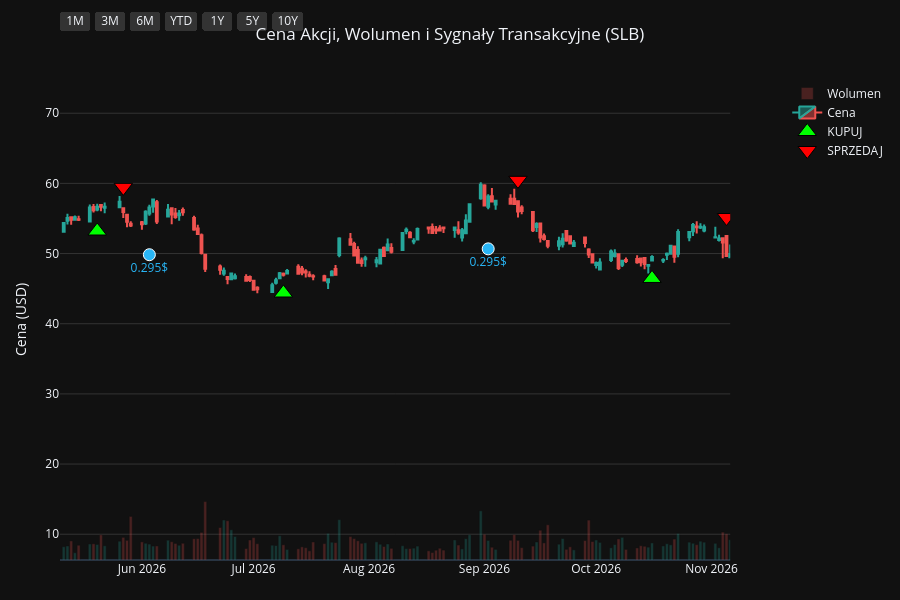
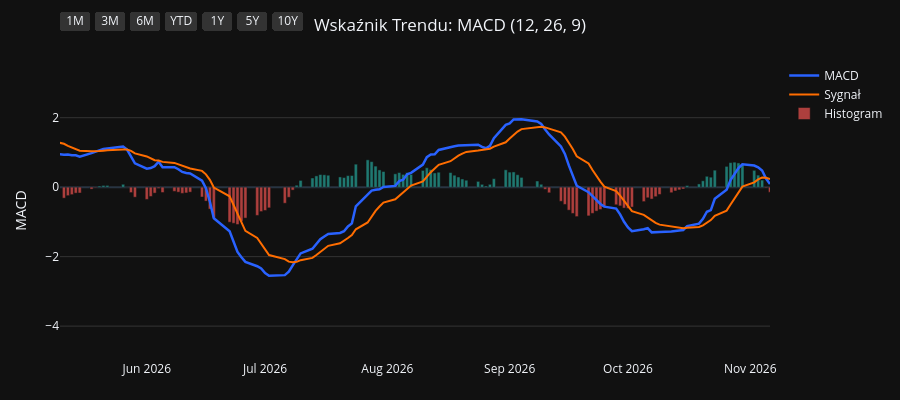
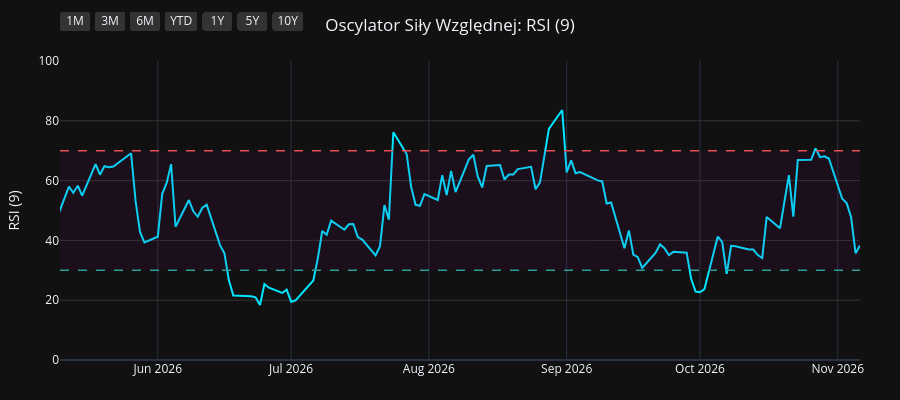
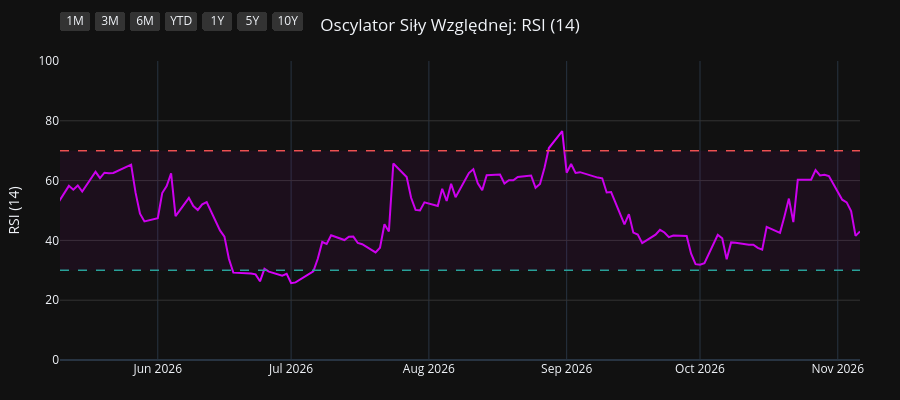

The notebook cell saved with these charts, in order:
### Code cell
import os
import yfinance as yf
import pandas as pd
import pandas_ta as ta
import plotly.graph_objects as go
from plotly.subplots import make_subplots

# 1. Pobranie i przygotowanie danych
symbol = os.environ.get("STOCK_TICKER", "").strip().upper()
if not symbol:
    raise RuntimeError("Set STOCK_TICKER before running price_extractor.ipynb")
df = yf.Ticker(symbol).history(period="10y")
df.index = df.index.tz_localize(None)

# Wskaźniki i sygnały
df.ta.macd(fast=12, slow=26, signal=9, append=True)
df.ta.rsi(length=9, append=True)
df.ta.rsi(length=14, append=True)
df.ta.rsi(length=21, append=True)
df.dropna(inplace=True)

macd = df['MACD_12_26_9']
signal = df['MACDs_12_26_9']
wczorajszy_macd = macd.shift(1)
wczorajszy_signal = signal.shift(1)

df['Decyzja'] = 'BRAK'
df.loc[(macd > signal) & (wczorajszy_macd <= wczorajszy_signal), 'Decyzja'] = 'KUPUJ'
df.loc[(macd < signal) & (wczorajszy_macd >= wczorajszy_signal), 'Decyzja'] = 'SPRZEDAJ'

df_kupuj = df[df['Decyzja'] == 'KUPUJ']
df_sprzedaj = df[df['Decyzja'] == 'SPRZEDAJ']
df_dywidendy = df[df['Dividends'] > 0]
df_splity = df[df['Stock Splits'] > 0]

# Wspólna konfiguracja osi X
konfiguracja_osi_x = dict(
    type="date",
    showspikes=True, spikemode="across", spikesnap="cursor", spikedash="dot", spikecolor="#ffffff", spikethickness=1, hoverformat="%Y-%m-%d",
    rangeselector=dict(
        buttons=list([
            dict(count=1, label="1M", step="month", stepmode="backward"),
            dict(count=3, label="3M", step="month", stepmode="backward"),
            dict(count=6, label="6M", step="month", stepmode="backward"),
            dict(count=1, label="YTD", step="year", stepmode="todate"),
            dict(count=1, label="1Y", step="year", stepmode="backward"),
            dict(count=5, label="5Y", step="year", stepmode="backward"),
            dict(step="all", label="10Y")
        ]),
        bgcolor="#333333", activecolor="#2962ff", x=0, y=1.1
    )
)

# ==========================================
# WYKRES 1: CENA + WOLUMEN + SYGNAŁY
# ==========================================
fig1 = make_subplots(specs=[[{"secondary_y": True}]])

kolory_wolumenu = ['#26a69a' if row['Close'] >= row['Open'] else '#ef5350' for index, row in df.iterrows()]
fig1.add_trace(go.Bar(x=df.index, y=df['Volume'], marker_color=kolory_wolumenu, opacity=0.25, name='Wolumen'), secondary_y=True)
fig1.add_trace(go.Candlestick(x=df.index, open=df['Open'], high=df['High'], low=df['Low'], close=df['Close'], name='Cena', increasing_line_color='#26a69a', decreasing_line_color='#ef5350'), secondary_y=False)
fig1.add_trace(go.Scatter(x=df_kupuj.index, y=df_kupuj['Low'] * 0.95, customdata=df_kupuj[['Low', 'High']], mode='markers', marker=dict(symbol='triangle-up', size=16, color='#00ff00', line=dict(width=1, color='black')), name='KUPUJ', hovertemplate='KUPUJ<br>Najniższa: %{customdata[0]:.2f}<br>Najwyższa: %{customdata[1]:.2f}<extra></extra>'), secondary_y=False)
fig1.add_trace(go.Scatter(x=df_sprzedaj.index, y=df_sprzedaj['High'] * 1.05, customdata=df_sprzedaj[['Low', 'High']], mode='markers', marker=dict(symbol='triangle-down', size=16, color='#ff0000', line=dict(width=1, color='black')), name='SPRZEDAJ', hovertemplate='SPRZEDAJ<br>Najniższa: %{customdata[0]:.2f}<br>Najwyższa: %{customdata[1]:.2f}<extra></extra>'), secondary_y=False)

if not df_dywidendy.empty:
    fig1.add_trace(go.Scatter(x=df_dywidendy.index, y=df_dywidendy['Low'] * 0.90, mode='markers+text', marker=dict(symbol='circle', size=12, color='#29b6f6', line=dict(width=1, color='white')), text=df_dywidendy['Dividends'].apply(lambda x: f"{x}$"), textposition="bottom center", name='Dywidenda', showlegend=False, hovertemplate='Dywidenda: %{text}<extra></extra>', textfont=dict(color="#29b6f6")), secondary_y=False)
if not df_splity.empty:
                    fig1.add_trace(go.Scatter(x=df_splity.index, y=df_splity['High'], mode='markers+text', marker=dict(symbol='star', size=16, color='#ffee58', line=dict(width=1, color='black')), text=df_splity['Stock Splits'].apply(lambda x: f"{x:g}:1" if x >= 1 else f"1:{1 / x:g}"), textposition="top center", name='Split', hovertemplate='%{text}<extra></extra>', textfont=dict(color="#ffee58")), secondary_y=False)

fig1.update_layout(title=dict(text=f"Cena Akcji, Wolumen i Sygnały Transakcyjne ({symbol})", x=0.5, xanchor='center'), dragmode='pan', xaxis_rangeslider_visible=False, template='plotly_dark', height=600, hovermode='x unified', margin=dict(l=60, r=40, t=60, b=40))
fig1.update_xaxes(**konfiguracja_osi_x)
fig1.update_xaxes(range=[df.index.max() - pd.Timedelta(days=180), df.index.max()])
fig1.update_yaxes(title_text="Cena (USD)", secondary_y=False, gridcolor='#333333')
fig1.update_yaxes(range=[0, df['Volume'].max() * 4], showgrid=False, showticklabels=False, secondary_y=True)
fig1.show(config={'scrollZoom': True})

# ==========================================
# WYKRES 2: WSKAŹNIK MACD
# ==========================================
fig2 = go.Figure()
fig2.add_trace(go.Scatter(x=df.index, y=df['MACD_12_26_9'], line=dict(color='#2962ff', width=2.5), name='MACD'))
fig2.add_trace(go.Scatter(x=df.index, y=df['MACDs_12_26_9'], line=dict(color='#ff6d00', width=2), name='Sygnał'))
kolory_macd = ['#26a69a' if val >= 0 else '#ef5350' for val in df['MACDh_12_26_9']]
fig2.add_trace(go.Bar(x=df.index, y=df['MACDh_12_26_9'], marker_color=kolory_macd, name='Histogram', opacity=0.7))
fig2.update_layout(title=dict(text="Wskaźnik Trendu: MACD (12, 26, 9)", x=0.5, xanchor='center'), dragmode='pan', xaxis_rangeslider_visible=False, template='plotly_dark', height=400, hovermode='x unified', margin=dict(l=60, r=40, t=60, b=40))
fig2.update_xaxes(**konfiguracja_osi_x)
fig2.update_xaxes(range=[df.index.max() - pd.Timedelta(days=180), df.index.max()])
fig2.update_yaxes(title_text="MACD", gridcolor='#333333')
fig2.show(config={'scrollZoom': True})

# ==========================================
# WYKRES 3: OSCYLATOR RSI (9)
# ==========================================
fig3 = go.Figure()
fig3.add_trace(go.Scatter(x=df.index, y=df['RSI_9'], line=dict(color='#00e5ff', width=2), name='RSI (9)'))
fig3.add_hline(y=70, line_dash="dash", line_color="#ef5350", line_width=1.5)
fig3.add_hline(y=30, line_dash="dash", line_color="#26a69a", line_width=1.5)
fig3.add_hrect(y0=30, y1=70, line_width=0, fillcolor="purple", opacity=0.1)
fig3.update_layout(title=dict(text="Oscylator Siły Względnej: RSI (9)", x=0.5, xanchor='center'), dragmode='pan', xaxis_rangeslider_visible=False, template='plotly_dark', height=400, hovermode='x unified', margin=dict(l=60, r=40, t=60, b=40))
fig3.update_xaxes(**konfiguracja_osi_x)
fig3.update_xaxes(range=[df.index.max() - pd.Timedelta(days=180), df.index.max()])
fig3.update_yaxes(title_text="RSI (9)", range=[0, 100], gridcolor='#333333')
fig3.show(config={'scrollZoom': True})

# ==========================================
# WYKRES 4: OSCYLATOR RSI (14)
# ==========================================
fig4 = go.Figure()
fig4.add_trace(go.Scatter(x=df.index, y=df['RSI_14'], line=dict(color='#d500f9', width=2), name='RSI (14)'))
fig4.add_hline(y=70, line_dash="dash", line_color="#ef5350", line_width=1.5)
fig4.add_hline(y=30, line_dash="dash", line_color="#26a69a", line_width=1.5)
fig4.add_hrect(y0=30, y1=70, line_width=0, fillcolor="purple", opacity=0.1)
fig4.update_layout(title=dict(text="Oscylator Siły Względnej: RSI (14)", x=0.5, xanchor='center'), dragmode='pan', xaxis_rangeslider_visible=False, template='plotly_dark', height=400, hovermode='x unified', margin=dict(l=60, r=40, t=60, b=40))
fig4.update_xaxes(**konfiguracja_osi_x)
fig4.update_xaxes(range=[df.index.max() - pd.Timedelta(days=180), df.index.max()])
fig4.update_yaxes(title_text="RSI (14)", range=[0, 100], gridcolor='#333333')
fig4.show(config={'scrollZoom': True})

# ==========================================
# WYKRES 5: OSCYLATOR RSI (21)
# ==========================================
fig5 = go.Figure()
fig5.add_trace(go.Scatter(x=df.index, y=df['RSI_21'], line=dict(color='#64dd17', width=2), name='RSI (21)'))
fig5.add_hline(y=70, line_dash="dash", line_color="#ef5350", line_width=1.5)
fig5.add_hline(y=30, line_dash="dash", line_color="#26a69a", line_width=1.5)
fig5.add_hrect(y0=30, y1=70, line_width=0, fillcolor="purple", opacity=0.1)
fig5.update_layout(title=dict(text="Oscylator Siły Względnej: RSI (21)", x=0.5, xanchor='center'), dragmode='pan', xaxis_rangeslider_visible=False, template='plotly_dark', height=400, hovermode='x unified', margin=dict(l=60, r=40, t=60, b=40))
fig5.update_xaxes(**konfiguracja_osi_x)
fig5.update_xaxes(range=[df.index.max() - pd.Timedelta(days=180), df.index.max()])
fig5.update_yaxes(title_text="RSI (21)", range=[0, 100], gridcolor='#333333')
fig5.show(config={'scrollZoom': True})

### Figure 1 — Plotly figure (JSON) as saved in the notebook; plotly's stock layout.template omitted (floating-point values rounded to 4 significant figures; data arrays with more than 128 entries replaced by an {"elided": "..."} marker saying what was removed)
{"data": [{"marker": {"color": {"elided": "2481 str values"}}, "name": "Wolumen", "opacity": 0.25, "type": "bar", "x": {"elided": "2481 str values"}, "xaxis": "x", "y": {"elided": "2481 int values"}, "yaxis": "y2"}, {"close": {"elided": "2481 float values"}, "decreasing": {"line": {"color": "#ef5350"}}, "high": {"elided": "2481 float values"}, "increasing": {"line": {"color": "#26a69a"}}, "low": {"elided": "2481 float values"}, "name": "Cena", "open": {"elided": "2481 float values"}, "type": "candlestick", "x": {"elided": "2481 str values"}, "xaxis": "x", "yaxis": "y"}, {"customdata": {"elided": "87x2 float values"}, "hovertemplate": "KUPUJ<br>Najniższa: %{customdata[0]:.2f}<br>Najwyższa: %{customdata[1]:.2f}<extra></extra>", "marker": {"color": "#00ff00", "line": {"color": "black", "width": 1}, "size": 16, "symbol": "triangle-up"}, "mode": "markers", "name": "KUPUJ", "type": "scatter", "x": ["2017-01-19T00:00:00", "2017-03-01T00:00:00", "2017-03-16T00:00:00", "2017-03-29T00:00:00", "2017-05-10T00:00:00", "2017-05-31T00:00:00", "2017-07-03T00:00:00", "2017-08-29T00:00:00", "2017-11-06T00:00:00", "2017-11-30T00:00:00", "2018-03-05T00:00:00", "2018-04-04T00:00:00", "2018-05-09T00:00:00", "2018-06-29T00:00:00", "2018-07-05T00:00:00", "2018-07-27T00:00:00", "2018-08-08T00:00:00", "2018-08-23T00:00:00", "2018-09-18T00:00:00", "2018-11-26T00:00:00", "2018-12-28T00:00:00", "2019-02-15T00:00:00", "2019-03-21T00:00:00", "2019-03-29T00:00:00", "2019-06-07T00:00:00", "2019-08-30T00:00:00", "2019-10-18T00:00:00", "2019-11-21T00:00:00", "2019-12-06T00:00:00", "2020-02-11T00:00:00", "2020-03-25T00:00:00", "2020-07-16T00:00:00", "2020-08-05T00:00:00", "2020-09-17T00:00:00", "2020-10-08T00:00:00", "2020-10-30T00:00:00", "2021-01-06T00:00:00", "2021-02-05T00:00:00", "2021-04-28T00:00:00", "2021-06-02T00:00:00", "2021-07-27T00:00:00", "2021-08-24T00:00:00", "2021-09-13T00:00:00", "2021-09-23T00:00:00", "2021-12-08T00:00:00", "2021-12-22T00:00:00", "2022-03-08T00:00:00", "2022-03-24T00:00:00", "2022-04-14T00:00:00", "2022-05-05T00:00:00", "2022-05-16T00:00:00", "2022-07-19T00:00:00", "2022-09-12T00:00:00", "2022-10-04T00:00:00", "2022-12-21T00:00:00", "2023-02-14T00:00:00", "2023-03-03T00:00:00", "2023-03-29T00:00:00", "2023-05-22T00:00:00", "2023-09-01T00:00:00", "2023-10-16T00:00:00", "2023-11-28T00:00:00", "2023-12-14T00:00:00", "2024-01-23T00:00:00", "2024-02-16T00:00:00", "2024-05-10T00:00:00", "2024-06-11T00:00:00", "2024-07-11T00:00:00", "2024-08-19T00:00:00", "2024-08-21T00:00:00", "2024-09-18T00:00:00", "2024-11-06T00:00:00", "2025-01-02T00:00:00", "2025-02-12T00:00:00", "2025-03-17T00:00:00", "2025-04-24T00:00:00", "2025-06-06T00:00:00", "2025-07-02T00:00:00", "2025-07-28T00:00:00", "2025-08-19T00:00:00", "2025-10-22T00:00:00", "2025-12-03T00:00:00", "2026-01-05T00:00:00", "2026-03-23T00:00:00", "2026-05-20T00:00:00", "2026-07-09T00:00:00", "2026-10-16T00:00:00"], "xaxis": "x", "y": [62.73, 58.53, 57.56, 56.34, 52.54, 49.9, 48.2, 45.94, 47.13, 46.07, 48.56, 47.19, 52.69, 50.5, 49.7, 49.99, 49.73, 48.44, 46.3, 35.16, 27.91, 34.55, 34.01, 33.58, 27.74, 25.32, 25.68, 28.84, 29.22, 27.89, 11.18, 15.36, 16.06, 15.4, 13.3, 11.95, 19.91, 20.87, 22.07, 27.7, 24.17, 23.44, 23.18, 23.16, 26.2, 24.8, 36.89, 36.26, 36.11, 35.49, 34.96, 28.45, 34.21, 33.34, 45.01, 48.88, 47.2, 41.84, 39.36, 52.1, 51.69, 45.87, 44.09, 44.42, 42.89, 42.78, 39.6, 40.38, 40.26, 39.45, 37.07, 37.59, 34.65, 37.55, 37.43, 31.06, 30.71, 32.08, 32.71, 30.44, 31.53, 33.86, 39.74, 44.26, 53.21, 44.38, 46.46], "yaxis": "y"}, {"customdata": {"elided": "87x2 float values"}, "hovertemplate": "SPRZEDAJ<br>Najniższa: %{customdata[0]:.2f}<br>Najwyższa: %{customdata[1]:.2f}<extra></extra>", "marker": {"color": "#ff0000", "line": {"color": "black", "width": 1}, "size": 16, "symbol": "triangle-down"}, "mode": "markers", "name": "SPRZEDAJ", "type": "scatter", "x": ["2017-01-20T00:00:00", "2017-03-08T00:00:00", "2017-03-23T00:00:00", "2017-04-19T00:00:00", "2017-05-30T00:00:00", "2017-06-20T00:00:00", "2017-08-08T00:00:00", "2017-10-05T00:00:00", "2017-11-15T00:00:00", "2018-01-25T00:00:00", "2018-03-26T00:00:00", "2018-05-02T00:00:00", "2018-05-25T00:00:00", "2018-07-02T00:00:00", "2018-07-20T00:00:00", "2018-08-03T00:00:00", "2018-08-09T00:00:00", "2018-09-04T00:00:00", "2018-10-11T00:00:00", "2018-12-06T00:00:00", "2019-02-08T00:00:00", "2019-02-22T00:00:00", "2019-03-22T00:00:00", "2019-04-24T00:00:00", "2019-07-17T00:00:00", "2019-09-25T00:00:00", "2019-11-15T00:00:00", "2019-12-03T00:00:00", "2020-01-02T00:00:00", "2020-02-24T00:00:00", "2020-06-12T00:00:00", "2020-07-31T00:00:00", "2020-08-20T00:00:00", "2020-09-21T00:00:00", "2020-10-28T00:00:00", "2020-12-14T00:00:00", "2021-01-21T00:00:00", "2021-03-12T00:00:00", "2021-05-24T00:00:00", "2021-06-14T00:00:00", "2021-08-18T00:00:00", "2021-09-09T00:00:00", "2021-09-22T00:00:00", "2021-10-27T00:00:00", "2021-12-17T00:00:00", "2022-02-03T00:00:00", "2022-03-15T00:00:00", "2022-03-31T00:00:00", "2022-04-21T00:00:00", "2022-05-09T00:00:00", "2022-06-13T00:00:00", "2022-09-02T00:00:00", "2022-09-19T00:00:00", "2022-11-10T00:00:00", "2023-01-24T00:00:00", "2023-02-17T00:00:00", "2023-03-08T00:00:00", "2023-04-25T00:00:00", "2023-07-27T00:00:00", "2023-09-19T00:00:00", "2023-10-24T00:00:00", "2023-12-06T00:00:00", "2024-01-08T00:00:00", "2024-02-01T00:00:00", "2024-04-04T00:00:00", "2024-05-23T00:00:00", "2024-07-10T00:00:00", "2024-07-30T00:00:00", "2024-08-20T00:00:00", "2024-09-03T00:00:00", "2024-10-17T00:00:00", "2024-12-04T00:00:00", "2025-01-31T00:00:00", "2025-02-25T00:00:00", "2025-04-03T00:00:00", "2025-05-27T00:00:00", "2025-06-24T00:00:00", "2025-07-16T00:00:00", "2025-07-30T00:00:00", "2025-09-15T00:00:00", "2025-11-17T00:00:00", "2025-12-18T00:00:00", "2026-01-30T00:00:00", "2026-05-06T00:00:00", "2026-05-27T00:00:00", "2026-09-10T00:00:00", "2026-11-05T00:00:00"], "xaxis": "x", "y": [70.02, 64.14, 62.96, 62.99, 56.17, 54.2, 53.86, 56.37, 50.87, 64.94, 53.93, 57.21, 57.8, 55.58, 57.0, 55.52, 55.53, 53.01, 50.86, 36.48, 36.92, 38.76, 37.75, 39.33, 34.9, 31.44, 31.6, 31.74, 36.52, 29.11, 18.16, 17.01, 17.94, 16.78, 13.61, 21.71, 23.51, 27.6, 29.96, 32.92, 25.78, 25.61, 26.15, 32.14, 27.97, 37.23, 38.41, 40.17, 41.13, 39.94, 43.31, 36.72, 37.27, 51.72, 54.08, 53.01, 52.24, 47.79, 56.28, 59.97, 57.4, 49.59, 49.6, 48.42, 54.03, 46.32, 44.78, 47.4, 44.82, 42.7, 43.83, 43.51, 41.35, 42.3, 40.63, 34.38, 34.55, 35.78, 36.11, 37.21, 37.85, 39.83, 50.15, 58.52, 59.44, 60.44, 55.14], "yaxis": "y"}, {"hovertemplate": "Dywidenda: %{text}<extra></extra>", "marker": {"color": "#29b6f6", "line": {"color": "white", "width": 1}, "size": 12, "symbol": "circle"}, "mode": "markers+text", "name": "Dywidenda", "showlegend": false, "text": ["0.5$", "0.5$", "0.5$", "0.5$", "0.5$", "0.5$", "0.5$", "0.5$", "0.5$", "0.5$", "0.5$", "0.5$", "0.5$", "0.125$", "0.125$", "0.125$", "0.125$", "0.125$", "0.125$", "0.125$", "0.125$", "0.175$", "0.175$", "0.175$", "0.25$", "0.25$", "0.25$", "0.25$", "0.275$", "0.275$", "0.275$", "0.275$", "0.285$", "0.285$", "0.285$", "0.285$", "0.295$", "0.295$", "0.295$"], "textfont": {"color": "#29b6f6"}, "textposition": "bottom center", "type": "scatter", "x": ["2017-02-13T00:00:00", "2017-05-30T00:00:00", "2017-09-01T00:00:00", "2017-12-05T00:00:00", "2018-02-06T00:00:00", "2018-06-05T00:00:00", "2018-09-04T00:00:00", "2018-12-04T00:00:00", "2019-02-12T00:00:00", "2019-06-04T00:00:00", "2019-09-03T00:00:00", "2019-12-03T00:00:00", "2020-02-11T00:00:00", "2020-06-02T00:00:00", "2020-09-01T00:00:00", "2020-12-01T00:00:00", "2021-02-16T00:00:00", "2021-06-01T00:00:00", "2021-08-31T00:00:00", "2021-11-30T00:00:00", "2022-02-08T00:00:00", "2022-05-31T00:00:00", "2022-09-06T00:00:00", "2022-12-06T00:00:00", "2023-02-07T00:00:00", "2023-06-06T00:00:00", "2023-09-05T00:00:00", "2023-12-05T00:00:00", "2024-02-06T00:00:00", "2024-06-05T00:00:00", "2024-09-04T00:00:00", "2024-12-04T00:00:00", "2025-02-05T00:00:00", "2025-06-04T00:00:00", "2025-09-03T00:00:00", "2025-12-03T00:00:00", "2026-02-11T00:00:00", "2026-06-03T00:00:00", "2026-09-02T00:00:00"], "xaxis": "x", "y": [56.06, 47.57, 43.98, 44.65, 48.91, 48.48, 44.43, 32.03, 32.19, 26.25, 23.59, 26.54, 26.42, 14.5, 14.59, 16.6, 21.42, 25.63, 22.48, 22.94, 31.32, 37.02, 30.4, 41.46, 43.52, 37.61, 49.96, 42.28, 40.26, 36.25, 35.2, 36.32, 34.74, 28.87, 30.67, 32.08, 45.36, 49.84, 50.67], "yaxis": "y"}], "layout": {"dragmode": "pan", "height": 600, "hovermode": "x unified", "margin": {"b": 40, "l": 60, "r": 40, "t": 60}, "title": {"text": "Cena Akcji, Wolumen i Sygnały Transakcyjne (SLB)", "x": 0.5, "xanchor": "center"}, "xaxis": {"anchor": "y", "domain": [0.0, 0.94], "hoverformat": "%Y-%m-%d", "range": ["2026-05-10T00:00:00", "2026-11-06T00:00:00"], "rangeselector": {"activecolor": "#2962ff", "bgcolor": "#333333", "buttons": [{"count": 1, "label": "1M", "step": "month", "stepmode": "backward"}, {"count": 3, "label": "3M", "step": "month", "stepmode": "backward"}, {"count": 6, "label": "6M", "step": "month", "stepmode": "backward"}, {"count": 1, "label": "YTD", "step": "year", "stepmode": "todate"}, {"count": 1, "label": "1Y", "step": "year", "stepmode": "backward"}, {"count": 5, "label": "5Y", "step": "year", "stepmode": "backward"}, {"label": "10Y", "step": "all"}], "x": 0, "y": 1.1}, "rangeslider": {"visible": false}, "showspikes": true, "spikecolor": "#ffffff", "spikedash": "dot", "spikemode": "across", "spikesnap": "cursor", "spikethickness": 1, "type": "date"}, "yaxis": {"anchor": "x", "domain": [0.0, 1.0], "gridcolor": "#333333", "title": {"text": "Cena (USD)"}}, "yaxis2": {"anchor": "x", "overlaying": "y", "range": [0, 344592000], "showgrid": false, "showticklabels": false, "side": "right"}}}

### Figure 2 — Plotly figure (JSON) as saved in the notebook; plotly's stock layout.template omitted (floating-point values rounded to 4 significant figures; data arrays with more than 128 entries replaced by an {"elided": "..."} marker saying what was removed)
{"data": [{"line": {"color": "#2962ff", "width": 2.5}, "name": "MACD", "type": "scatter", "x": {"elided": "2481 str values"}, "y": {"elided": "2481 float values"}}, {"line": {"color": "#ff6d00", "width": 2}, "name": "Sygnał", "type": "scatter", "x": {"elided": "2481 str values"}, "y": {"elided": "2481 float values"}}, {"marker": {"color": {"elided": "2481 str values"}}, "name": "Histogram", "opacity": 0.7, "type": "bar", "x": {"elided": "2481 str values"}, "y": {"elided": "2481 float values"}}], "layout": {"dragmode": "pan", "height": 400, "hovermode": "x unified", "margin": {"b": 40, "l": 60, "r": 40, "t": 60}, "title": {"text": "Wskaźnik Trendu: MACD (12, 26, 9)", "x": 0.5, "xanchor": "center"}, "xaxis": {"hoverformat": "%Y-%m-%d", "range": ["2026-05-10T00:00:00", "2026-11-06T00:00:00"], "rangeselector": {"activecolor": "#2962ff", "bgcolor": "#333333", "buttons": [{"count": 1, "label": "1M", "step": "month", "stepmode": "backward"}, {"count": 3, "label": "3M", "step": "month", "stepmode": "backward"}, {"count": 6, "label": "6M", "step": "month", "stepmode": "backward"}, {"count": 1, "label": "YTD", "step": "year", "stepmode": "todate"}, {"count": 1, "label": "1Y", "step": "year", "stepmode": "backward"}, {"count": 5, "label": "5Y", "step": "year", "stepmode": "backward"}, {"label": "10Y", "step": "all"}], "x": 0, "y": 1.1}, "rangeslider": {"visible": false}, "showspikes": true, "spikecolor": "#ffffff", "spikedash": "dot", "spikemode": "across", "spikesnap": "cursor", "spikethickness": 1, "type": "date"}, "yaxis": {"gridcolor": "#333333", "title": {"text": "MACD"}}}}

### Figure 3 — Plotly figure (JSON) as saved in the notebook; plotly's stock layout.template omitted (floating-point values rounded to 4 significant figures; data arrays with more than 128 entries replaced by an {"elided": "..."} marker saying what was removed)
{"data": [{"line": {"color": "#00e5ff", "width": 2}, "name": "RSI (9)", "type": "scatter", "x": {"elided": "2481 str values"}, "y": {"elided": "2481 float values"}}], "layout": {"dragmode": "pan", "height": 400, "hovermode": "x unified", "margin": {"b": 40, "l": 60, "r": 40, "t": 60}, "shapes": [{"line": {"color": "#ef5350", "dash": "dash", "width": 1.5}, "type": "line", "x0": 0, "x1": 1, "xref": "x domain", "y0": 70, "y1": 70, "yref": "y"}, {"line": {"color": "#26a69a", "dash": "dash", "width": 1.5}, "type": "line", "x0": 0, "x1": 1, "xref": "x domain", "y0": 30, "y1": 30, "yref": "y"}, {"fillcolor": "purple", "line": {"width": 0}, "opacity": 0.1, "type": "rect", "x0": 0, "x1": 1, "xref": "x domain", "y0": 30, "y1": 70, "yref": "y"}], "title": {"text": "Oscylator Siły Względnej: RSI (9)", "x": 0.5, "xanchor": "center"}, "xaxis": {"hoverformat": "%Y-%m-%d", "range": ["2026-05-10T00:00:00", "2026-11-06T00:00:00"], "rangeselector": {"activecolor": "#2962ff", "bgcolor": "#333333", "buttons": [{"count": 1, "label": "1M", "step": "month", "stepmode": "backward"}, {"count": 3, "label": "3M", "step": "month", "stepmode": "backward"}, {"count": 6, "label": "6M", "step": "month", "stepmode": "backward"}, {"count": 1, "label": "YTD", "step": "year", "stepmode": "todate"}, {"count": 1, "label": "1Y", "step": "year", "stepmode": "backward"}, {"count": 5, "label": "5Y", "step": "year", "stepmode": "backward"}, {"label": "10Y", "step": "all"}], "x": 0, "y": 1.1}, "rangeslider": {"visible": false}, "showspikes": true, "spikecolor": "#ffffff", "spikedash": "dot", "spikemode": "across", "spikesnap": "cursor", "spikethickness": 1, "type": "date"}, "yaxis": {"gridcolor": "#333333", "range": [0, 100], "title": {"text": "RSI (9)"}}}}

### Figure 4 — Plotly figure (JSON) as saved in the notebook; plotly's stock layout.template omitted (floating-point values rounded to 4 significant figures; data arrays with more than 128 entries replaced by an {"elided": "..."} marker saying what was removed)
{"data": [{"line": {"color": "#d500f9", "width": 2}, "name": "RSI (14)", "type": "scatter", "x": {"elided": "2481 str values"}, "y": {"elided": "2481 float values"}}], "layout": {"dragmode": "pan", "height": 400, "hovermode": "x unified", "margin": {"b": 40, "l": 60, "r": 40, "t": 60}, "shapes": [{"line": {"color": "#ef5350", "dash": "dash", "width": 1.5}, "type": "line", "x0": 0, "x1": 1, "xref": "x domain", "y0": 70, "y1": 70, "yref": "y"}, {"line": {"color": "#26a69a", "dash": "dash", "width": 1.5}, "type": "line", "x0": 0, "x1": 1, "xref": "x domain", "y0": 30, "y1": 30, "yref": "y"}, {"fillcolor": "purple", "line": {"width": 0}, "opacity": 0.1, "type": "rect", "x0": 0, "x1": 1, "xref": "x domain", "y0": 30, "y1": 70, "yref": "y"}], "title": {"text": "Oscylator Siły Względnej: RSI (14)", "x": 0.5, "xanchor": "center"}, "xaxis": {"hoverformat": "%Y-%m-%d", "range": ["2026-05-10T00:00:00", "2026-11-06T00:00:00"], "rangeselector": {"activecolor": "#2962ff", "bgcolor": "#333333", "buttons": [{"count": 1, "label": "1M", "step": "month", "stepmode": "backward"}, {"count": 3, "label": "3M", "step": "month", "stepmode": "backward"}, {"count": 6, "label": "6M", "step": "month", "stepmode": "backward"}, {"count": 1, "label": "YTD", "step": "year", "stepmode": "todate"}, {"count": 1, "label": "1Y", "step": "year", "stepmode": "backward"}, {"count": 5, "label": "5Y", "step": "year", "stepmode": "backward"}, {"label": "10Y", "step": "all"}], "x": 0, "y": 1.1}, "rangeslider": {"visible": false}, "showspikes": true, "spikecolor": "#ffffff", "spikedash": "dot", "spikemode": "across", "spikesnap": "cursor", "spikethickness": 1, "type": "date"}, "yaxis": {"gridcolor": "#333333", "range": [0, 100], "title": {"text": "RSI (14)"}}}}
